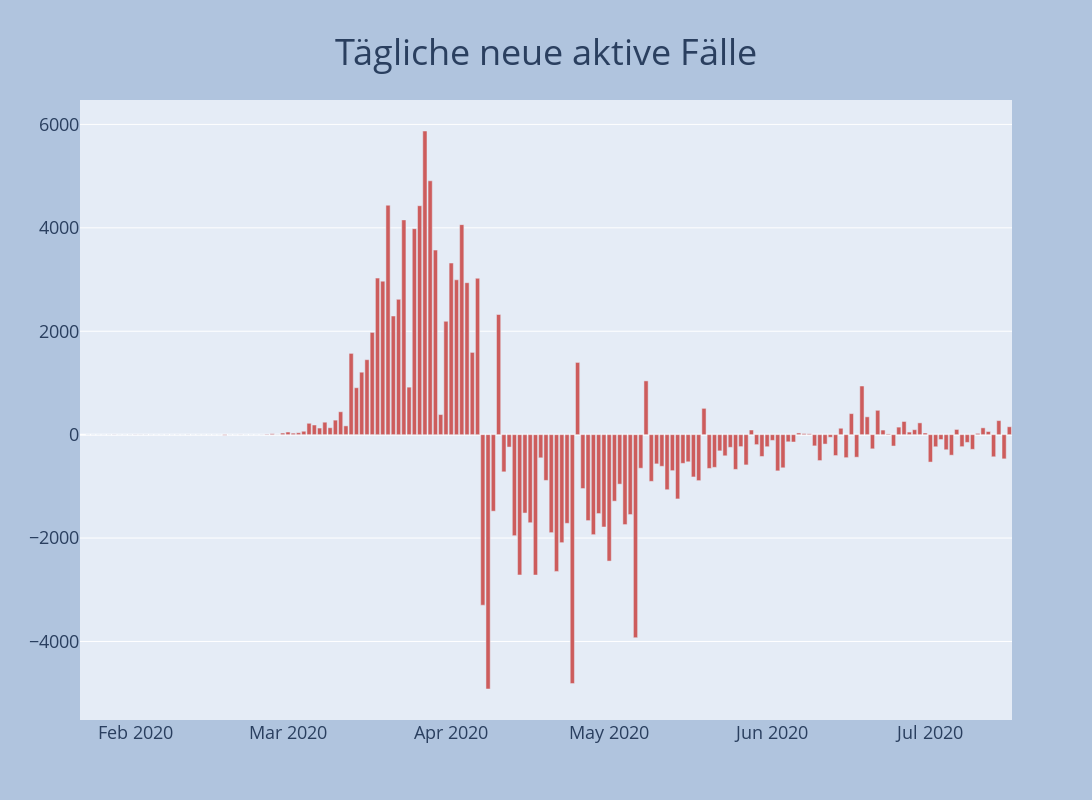

Source (notebook cell):
### Code cell
fig = go.Figure()
fig.add_trace(go.Bar(x=df.datum, y=df.neu_aktiv, marker_color='indianred'))
fig = plot_layout(fig, 'Tägliche neue aktive Fälle')
fig.show()

### Figure 1 — Plotly figure (JSON) as saved in the notebook; plotly's stock layout.template omitted (floating-point values rounded to 4 significant figures; data arrays with more than 128 entries replaced by an {"elided": "..."} marker saying what was removed)
{"data": [{"marker": {"color": "indianred"}, "type": "bar", "x": {"elided": "177 str values"}, "y": {"elided": "177 int values"}}], "layout": {"autosize": false, "height": 800, "hovermode": "x", "legend": {"bgcolor": "lightgray", "font": {"color": "black", "size": 18}, "x": 0.05, "y": 0.95}, "paper_bgcolor": "LightSteelBlue", "title": {"font": {"size": 36}, "text": "Tägliche neue aktive Fälle", "x": 0.5, "xanchor": "center", "y": 0.95}, "width": 1600, "xaxis": {"tickfont": {"size": 18}}, "yaxis": {"tickfont": {"size": 18}}}}
